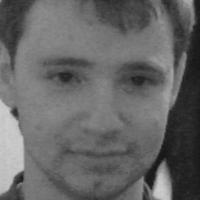
%> input picture 1.jpg, 200 x 200 px
$ octave secondleval.m   (GNU Octave 9; MATLAB toolbox functions it lacks are replaced by stand-ins)
%> lines starting %> are read from the running program, lines starting %| are printed output that depends on the picture
clc;
clear all;
close all;
I=imread('1.jpg');
%> I is the input picture: size 200x200 uint8; min 20, max 207, mean 101.9
subplot 444
imshow(I);
[r c p]= size(I);%r-rows,c-columns,p-planes
%> r = 200; c = 200; p = 1
A=I(1:r/2,1:c/2,:);
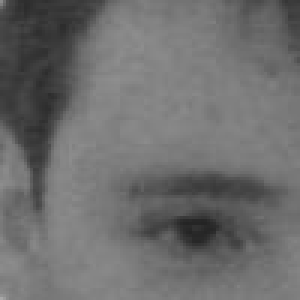
%> A: size 100x100 uint8 (shown 3 times larger); min 36, max 168, mean 109.2
B=I(1:r/2,c/2+1:c,:);
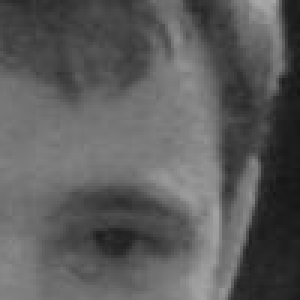
%> B: size 100x100 uint8 (shown 3 times larger); min 21, max 169, mean 92
C=I(r/2+1:r,1:c/2,:);
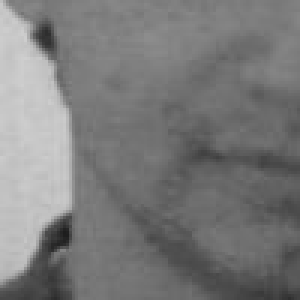
%> C: size 100x100 uint8 (shown 3 times larger); min 29, max 207, mean 122.6
D=I(r/2+1:r,c/2+1:c,:);
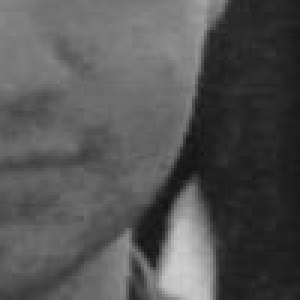
%> D: size 100x100 uint8 (shown 3 times larger); min 20, max 205, mean 83.8
subplot 442
imshow(A);
title('Image part 1');
subplot 443
imshow(B);
title('Image part 2');
subplot 445
imshow(C);
title('Image part 3');
subplot 446
imshow(D);
title('Image part 4');

$ run again, with mj1.jpg copied over 1.jpg
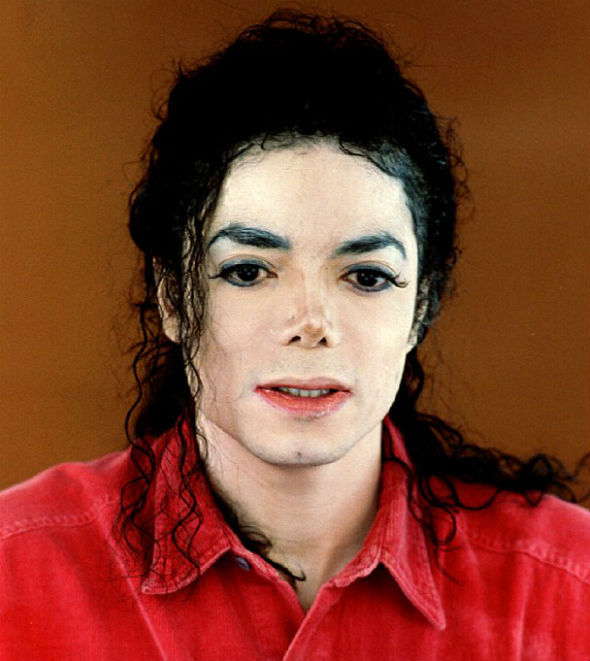
%> input picture mj1.jpg, 590 x 661 px
%> I is the input picture: size 661x590x3 uint8; mean R, G, B 130.2, 65.4, 44.4
%> `C=I(r/2+1:r,1:c/2,:);`:
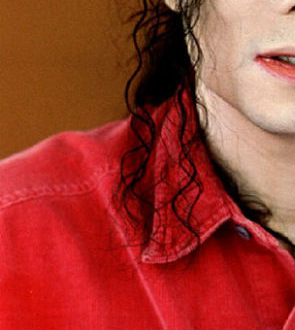
%> C: size 330x295x3 uint8; mean R, G, B 158.7, 58, 45.4
%> `D=I(r/2+1:r,c/2+1:c,:);`:
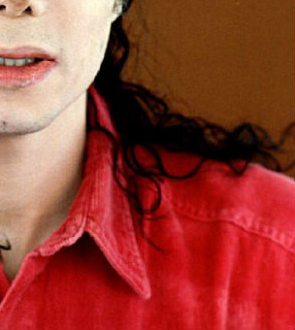
%> D: size 330x295x3 uint8; mean R, G, B 152.2, 63.3, 51.2
